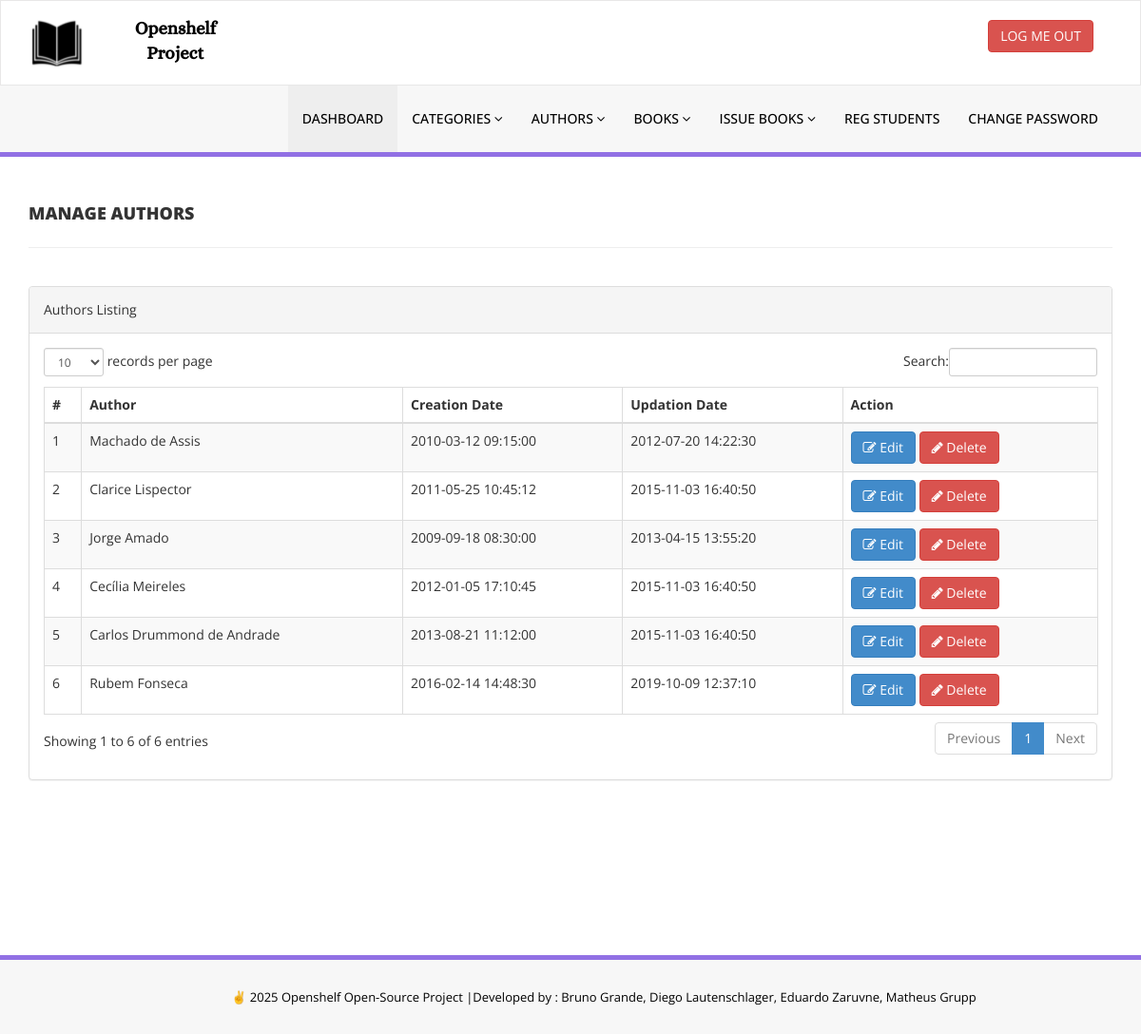
Page /Projeto_Web/site/library/admin/manage-authors.php (signed in) on the committed database.
### tables this page shows
CREATE TABLE tblauthors (
  id INT AUTO_INCREMENT PRIMARY KEY,
  AuthorName VARCHAR(159),
  creationDate TIMESTAMP NULL DEFAULT CURRENT_TIMESTAMP,
  UpdationDate TIMESTAMP DEFAULT CURRENT_TIMESTAMP ON UPDATE CURRENT_TIMESTAMP
);

### Projeto_Web/site/library/admin/manage-authors.php (the view, shortened to what this page needs)
<?php
include('../includes/config.php');
if(strlen($_SESSION['alogin'])==0)
    {
header('location:index.php');
}
else{
    ?>
<!DOCTYPE html>
<html xmlns="http://www.w3.org/1999/xhtml">
<head>
    <link href="assets/css/bootstrap.css" rel="stylesheet" />
    <link href="assets/css/font-awesome.css" rel="stylesheet" />
    <link href="assets/js/dataTables/dataTables.bootstrap.css" rel="stylesheet" />
    <link href="assets/css/style.css" rel="stylesheet" />
</head>
<body>
<?php include('includes/header.php');?>
    <div class="content-wrapper">
         <div class="container">
        <div class="row pad-botm">
            <div class="col-md-12">
                <h4 class="header-line">Manage Authors</h4>
    </div>
     <div class="row">
</div>
        </div>
            <div class="row">
                <div class="col-md-12">
                    <div class="panel panel-default">
                        <div class="panel-heading">
                           Authors Listing
                        </div>
                        <div class="panel-body">
                            <div class="table-responsive">
                                <table class="table table-striped table-bordered table-hover" id="dataTables-example">
                                    <thead>
                                        <tr>
                                            <th>#</th>
                                            <th>Author</th>
                                            <th>Creation Date</th>
                                            <th>Updation Date</th>
                                            <th>Action</th>
                                        </tr>
                                    </thead>
                                    <tbody>
<?php $sql = "SELECT * from  tblauthors";
$query = $dbh -> prepare($sql);
$query->execute();
$results=$query->fetchAll(PDO::FETCH_OBJ);
$cnt=1;
if($query->rowCount() > 0)
{
foreach($results as $result)
{               ?>
                                        <tr class="odd gradeX">
                                            <td class="center"><?php echo htmlentities($cnt);?></td>
                                            <td class="center"><?php echo htmlentities($result->AuthorName);?></td>
                                            <td class="center"><?php echo htmlentities($result->creationDate);?></td>
                                            <td class="center"><?php echo htmlentities($result->UpdationDate);?></td>
                                            <td class="center">
                                            <a href="edit-author.php?athrid=<?php echo htmlentities($result->id);?>"><button class="btn btn-primary"><i class="fa fa-edit "></i> Edit</button>
                                          <a href="manage-authors.php?del=<?php echo htmlentities($result->id);?>" onclick="return confirm('Are you sure you want to delete?');"" >  <button class="btn btn-danger"><i class="fa fa-pencil"></i> Delete</button>
                                            </td>
                                        </tr>
 <?php $cnt=$cnt+1;}} ?>
                                    </tbody>
                                </table>
                            </div>
                        </div>
                    </div>
                </div>
            </div>
    </div>
    </div>
  <?php include('includes/footer.php');?>
</body>
</html>
<?php } ?>

### Projeto_Web/site/library/admin/assets/css/style.css (style rules this page uses)
.content-wrapper { margin-top: 40px; min-height:800px; padding-bottom:90px; }
.header-line { font-weight:900; padding-bottom:25px; border-bottom:1px solid #eeeeee; text-transform:uppercase; }
.pad-botm { padding-bottom:30px; }

### rows in the picture
tblauthors: AuthorName "Machado de Assis", creationDate "2010-03-12 09:15:00", UpdationDate "2012-07-20 14:22:30"
tblauthors: AuthorName "Clarice Lispector", creationDate "2011-05-25 10:45:12", UpdationDate "2015-11-03 16:40:50"
tblauthors: AuthorName "Jorge Amado", creationDate "2009-09-18 08:30:00", UpdationDate "2013-04-15 13:55:20"
tblauthors: AuthorName "Cecília Meireles", creationDate "2012-01-05 17:10:45", UpdationDate "2015-11-03 16:40:50"
tblauthors: AuthorName "Carlos Drummond de Andrade", creationDate "2013-08-21 11:12:00", UpdationDate "2015-11-03 16:40:50"
tblauthors: AuthorName "Rubem Fonseca", creationDate "2016-02-14 14:48:30", UpdationDate "2019-10-09 12:37:10"
